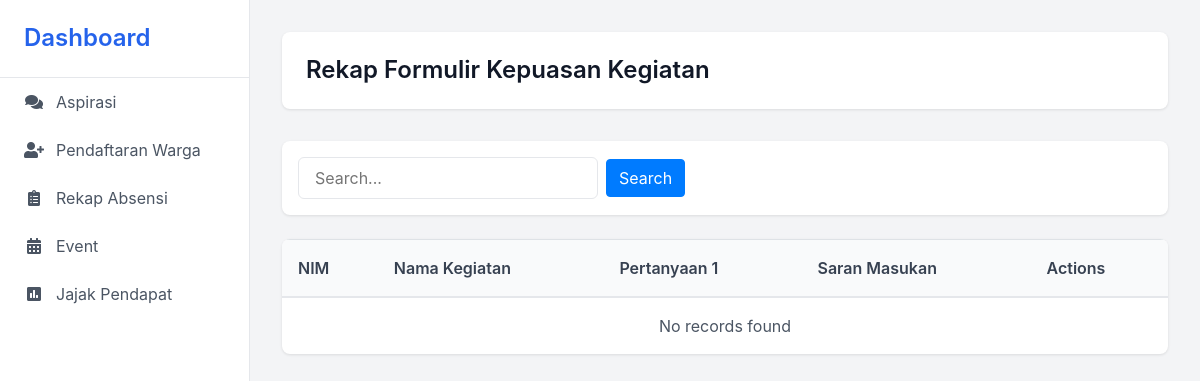
Page /app/ketua/RekapForm/puas-kegiatan.php on the earlier database version.
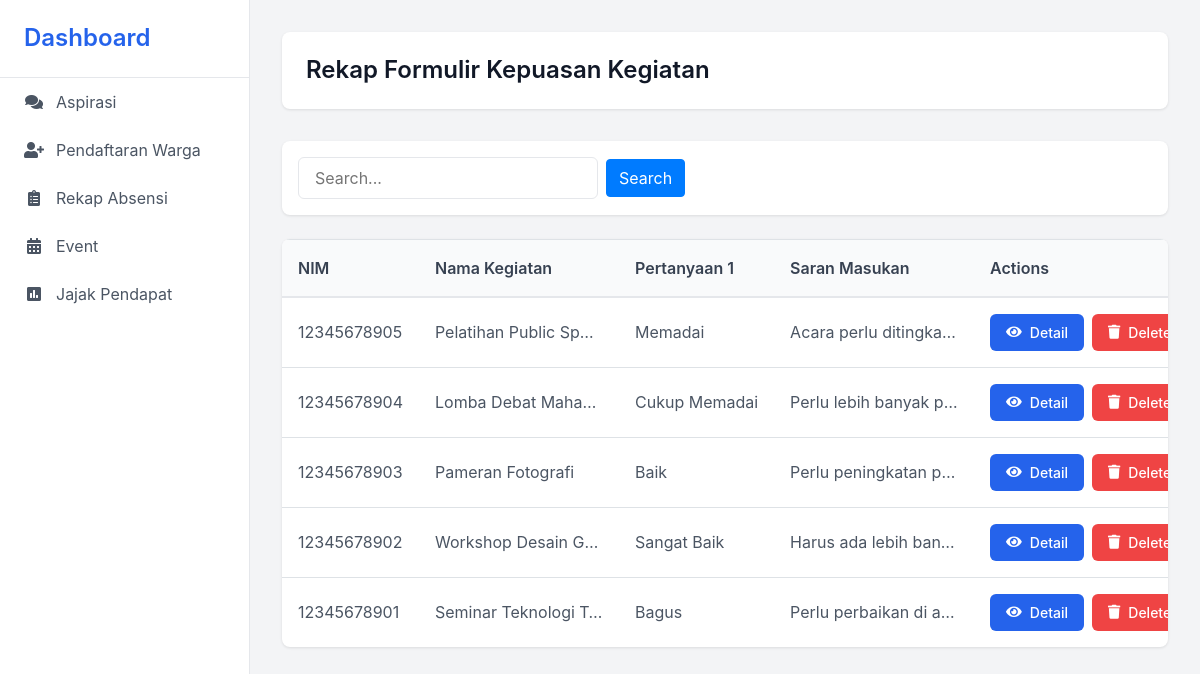
Same page on the later database version.
### tables this page shows
CREATE TABLE `formulir_kegiatan` (
  `id_formulir_kegiatan` int(11) NOT NULL,
  `id_kegiatan` int(11) DEFAULT NULL,
  `nim` varchar(12) DEFAULT NULL,
  `pertanyaan1` varchar(255) DEFAULT NULL,
  `pertanyaan2` varchar(255) DEFAULT NULL,
  `pertanyaan3` varchar(255) DEFAULT NULL,
  `pertanyaan4` varchar(255) DEFAULT NULL,
  `pertanyaan5` varchar(255) DEFAULT NULL,
  `saran_masukan` longtext DEFAULT NULL,
  `status` enum('aktif','tidak_aktif') DEFAULT 'aktif'
);

CREATE TABLE `warga` (
  `nim` varchar(12) NOT NULL,
  `id_extra` int(11) DEFAULT NULL,
  `nim_pengurus` varchar(12) DEFAULT NULL,
  `nama` varchar(255) DEFAULT NULL,
  `no_hp` varchar(12) DEFAULT NULL,
  `password` varchar(255) DEFAULT NULL,
  `kamar` varchar(12) DEFAULT NULL,
  `foto_warga` varchar(255) DEFAULT NULL,
  `email` varchar(255) DEFAULT NULL,
  `gedung` varchar(12) DEFAULT NULL,
  `prodi` varchar(255) DEFAULT NULL
);

CREATE TABLE `kegiatan` (
  `nama_kegiatan` varchar(255) DEFAULT NULL,
  `id_kegiatan` int(11) NOT NULL,
  `tanggal_kegiatan` datetime DEFAULT NULL,
  `created_at` timestamp NOT NULL DEFAULT current_timestamp() ON UPDATE current_timestamp(),
  `deskripsi` longtext DEFAULT NULL,
  `foto_pamflet` varchar(255) DEFAULT NULL,
  `tempat` varchar(255) DEFAULT NULL
);

### app/ketua/RekapForm/puas-kegiatan.php (the view, shortened to what the changed rows need)
<?php
require_once 'config.php';
$records_per_page = 10;
$page = isset($_GET['page']) ? (int)$_GET['page'] : 1;
$offset = ($page - 1) * $records_per_page;
$searchCondition = '';
$params = [];
try {
    $query = "
        SELECT
            f.id_formulir_kegiatan,
            w.nim,
            k.nama_kegiatan,
            f.pertanyaan1,
            f.pertanyaan2,
            f.pertanyaan3,
            f.pertanyaan4,
            f.pertanyaan5,
            f.saran_masukan
        FROM formulir_kegiatan f
        JOIN warga w ON f.nim = w.nim
        JOIN kegiatan k ON f.id_kegiatan = k.id_kegiatan
        $searchCondition
        ORDER BY f.id_formulir_kegiatan DESC
        LIMIT $records_per_page OFFSET $offset
    ";
    $stmt = $pdo->prepare($query);
    $stmt->execute($params);
    $forms = $stmt->fetchAll(PDO::FETCH_ASSOC);
} catch(PDOException $e) {
    echo "Error: " . $e->getMessage();
}
function truncateText($text, $length = 50) {
    if (strlen($text) > $length) {
        return substr($text, 0, $length) . '...';
    }
    return $text;
}
?>
<!DOCTYPE html>
<html lang="en">
<head>
    <link href="https://stackpath.bootstrapcdn.com/bootstrap/4.5.2/css/bootstrap.min.css" rel="stylesheet">
    <link href="https://cdnjs.cloudflare.com/ajax/libs/font-awesome/5.15.4/css/all.min.css" rel="stylesheet">
</head>
<body>
    <div class="main-content">
        <div class="page-header">
            <h1 class="page-title">Rekap Formulir Kepuasan Kegiatan</h1>
        </div>
        <div class="custom-table">
            <table class="table">
                <thead>
                    <tr>
                        <th>NIM</th>
                        <th>Nama Kegiatan</th>
                        <th>Pertanyaan 1</th>
                        <th>Saran Masukan</th>
                        <th>Actions</th>
                    </tr>
                </thead>
                <tbody>
                    <?php if (!empty($forms)): ?>
                        <?php foreach ($forms as $form): ?>
                        <tr>
                            <td><?= htmlspecialchars($form['nim']) ?></td>
                            <td class="truncate-text" data-full-text="<?= htmlspecialchars($form['nama_kegiatan']) ?>">
                                <?= truncateText($form['nama_kegiatan'], 30) ?>
                            </td>
                            <td class="truncate-text" data-full-text="<?= htmlspecialchars($form['pertanyaan1']) ?>">
                                <?= truncateText($form['pertanyaan1'], 40) ?>
                            </td>
                            <td class="truncate-text" data-full-text="<?= htmlspecialchars($form['saran_masukan']) ?>">
                                <?= truncateText($form['saran_masukan'], 40) ?>
                            </td>
                            <td>
                                <div class="action-buttons">
                                    <a href="detail_kegiatan.php?id=<?= $form['id_formulir_kegiatan'] ?>" class="btn btn-action btn-detail">
                                        <i class="fas fa-eye"></i> Detail
                                    </a>
                                    <form action="" method="POST" class="d-inline">
                                        <button type="submit" name="delete" class="btn btn-action btn-delete"
                                                onclick="return confirm('Are you sure you want to delete this record?')">
                                            <i class="fas fa-trash"></i> Delete
                                        </button>
                                    </form>
                                </div>
                            </td>
                        </tr>
                        <?php endforeach; ?>
                    <?php else: ?>
                        <tr>
                            <td colspan="5" class="text-center">No records found</td>
                        </tr>
                    <?php endif; ?>
                </tbody>
            </table>
        </div>
    </div>
</body>
</html>

Differences in the rows shown:
added formulir_kegiatan: nim.nim "12345678905", id_kegiatan.nama_kegiatan "Pelatihan Public Sp…", pertanyaan1 "Memadai", saran_masukan "Acara perlu ditingka…"
added formulir_kegiatan: nim.nim "12345678904", id_kegiatan.nama_kegiatan "Lomba Debat Maha…", pertanyaan1 "Cukup Memadai", saran_masukan "Perlu lebih banyak p…"
added formulir_kegiatan: nim.nim "12345678903", id_kegiatan.nama_kegiatan "Pameran Fotografi", pertanyaan1 "Baik", saran_masukan "Perlu peningkatan p…"
added formulir_kegiatan: nim.nim "12345678902", id_kegiatan.nama_kegiatan "Workshop Desain G…", pertanyaan1 "Sangat Baik", saran_masukan "Harus ada lebih ban…"
added formulir_kegiatan: nim.nim "12345678901", id_kegiatan.nama_kegiatan "Seminar Teknologi T…", pertanyaan1 "Bagus", saran_masukan "Perlu perbaikan di a…"
Other differences:
text no longer shown: "No records found"
